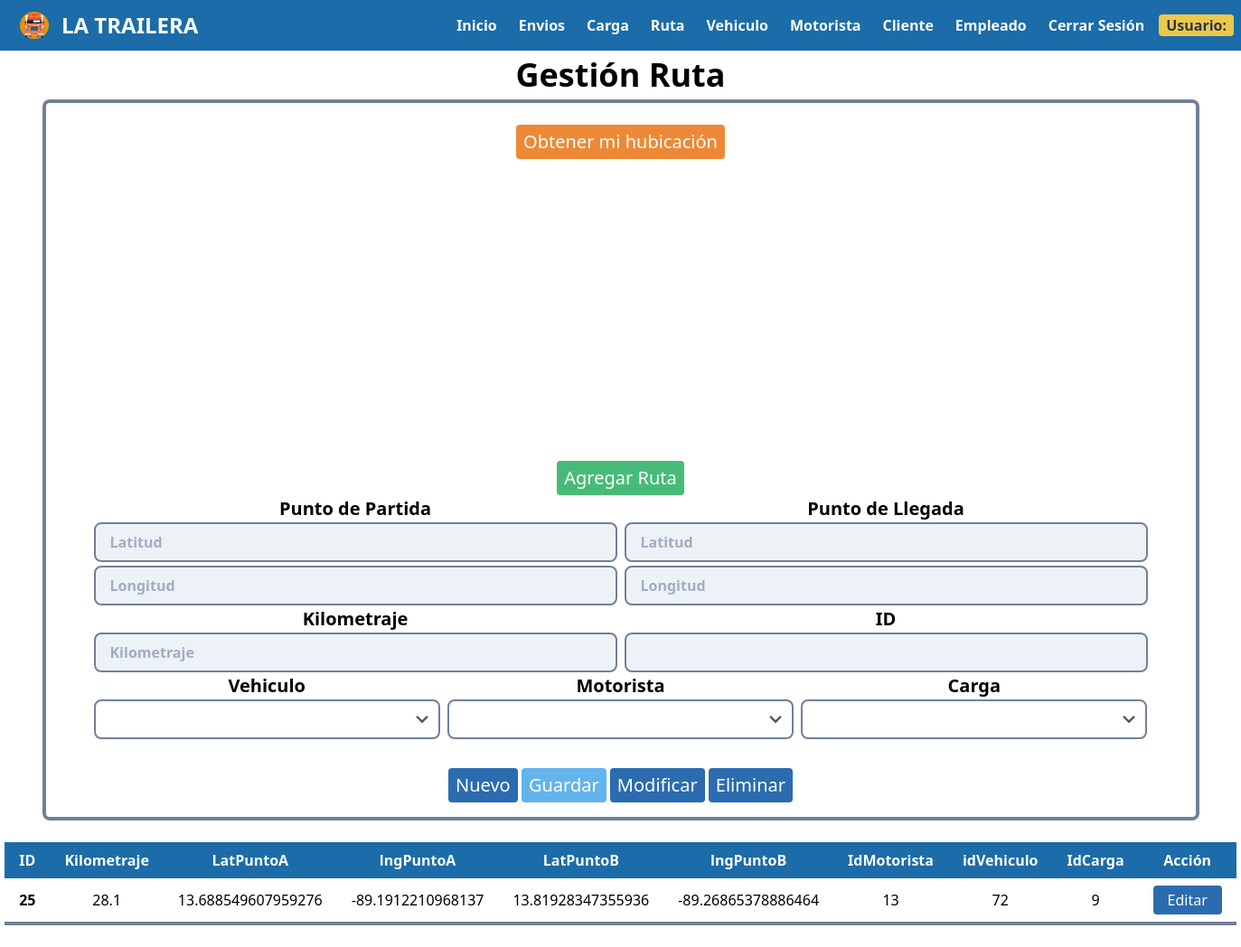
Page /controllers/controlRuta.php (signed in) on the committed database.
### tables this page shows
CREATE TABLE `ruta` (
  `idRuta` int(11) NOT NULL,
  `kilometraje` double NOT NULL,
  `latPuntoA` varchar(30) NOT NULL,
  `lngPuntoA` varchar(30) NOT NULL,
  `latPuntoB` varchar(30) NOT NULL,
  `lngPuntoB` varchar(30) NOT NULL,
  `idMotorista` int(11) NOT NULL,
  `idVehiculo` int(11) NOT NULL,
  `idCarga` int(11) NOT NULL
);

### controllers/controlRuta.php (called while the page is built, shortened)
<?php
	require '../models/rutaModel.php';
	$obRuta=new RutaModel();
	$datos=$obRuta->getRuta();
	$motor=$obRuta->getMotorista();
	$vehi=$obRuta->getVehiculo();
	$carga=$obRuta->getCarga();
	require '../views/rutaVista.php';
?>

### db/conexion.php (called while the page is built, shortened)
<?php
    class Conexion {
        function __construct() {
            $this->con=new mysqli(SERVER,USER,PASSWORD,BASE);
        }
    }
?>

### models/rutaModel.php (called while the page is built, shortened)
<?php
	require '../db/conexion.php';
	require 'ruta.php';
	require 'vehiculo.php';
	require 'carga.php';
	class RutaModel extends Conexion
	{
		function getRuta(){
			$res=$this->con->query("select * from ruta");
			$r=array();
			while($row=$res->fetch_assoc()){
				$e=new Ruta($row["idRuta"],$row["kilometraje"],$row["latPuntoA"],$row["lngPuntoA"],$row["latPuntoB"],$row["lngPuntoB"],$row["idMotorista"],$row["idVehiculo"],$row["idCarga"]);
				$r[]=$e;
			}
			return $r;
		}
		function getMotorista(){
			$res=$this->con->query("select * from motorista");
			$r=array();
			while($row=$res->fetch_assoc()){
				$r[]=$row;
		}
		return $r;
		}
		function getVehiculo(){
			$res=$this->con->query("select * from vehiculo");
			$r=array();
			while($row=$res->fetch_assoc()){
				$v=new Vehiculo($row["idVehiculo"],$row["marca"],$row["placa"],$row["modelo"],$row["tazaCombustible"],$row["capacidadCombustible"],$row["kmRecorridos"]);
				$r[]=$v;
			}
			return $r;
		}
		function getCarga(){
			$res=$this->con->query("select * from carga");
			$r=array();
			while($row=$res->fetch_assoc()){
				$c=new Carga($row["idCarga"],$row["descripcion"],$row["peso"]);
				$r[]=$c;
			}
			return $r;
		}
	}
?>

### models/vehiculo.php (called while the page is built, shortened)
<?php
	class Vehiculo
	{
		private $idVehiculo;
		function __construct($idVehiculo,$marca,$placa,$modelo,$tazaCombustible,$capacidadCombustible,$kmRecorridos)
		{
			$this->idVehiculo=$idVehiculo;
		}
		function getIdVehiculo(){
			return $this->idVehiculo;
		}
	}
?>

### models/carga.php (called while the page is built, shortened)
<?php
	class Carga
	{
		private $idCarga;
		function __construct($idCarga,$descripcion,$peso)
		{
			$this->idCarga=$idCarga;
		}
		function getIdCarga(){
			return $this->idCarga;
		}
	}
?>

### models/ruta.php (called while the page is built, shortened)
<?php
	class Ruta
	{
		private $idRuta;
		private $kilometraje;
		private $latPuntoA;
		private $lngPuntoA;
		private $latPuntoB;
		private $lngPuntoB;
		private $idMotorista;
		private $idVehiculo;
		private $idCarga;
		function __construct($idRuta,$kilometraje,$latPuntoA,$lngPuntoA,$latPuntoB,$lngPuntoB,$idMotorista, $idVehiculo, $idCarga)
		{
			$this->idRuta=$idRuta;
			$this->kilometraje=$kilometraje;
			$this->latPuntoA=$latPuntoA;
			$this->lngPuntoA=$lngPuntoA;
			$this->latPuntoB=$latPuntoB;
			$this->lngPuntoB=$lngPuntoB;
			$this->idMotorista=$idMotorista;
			$this->idVehiculo=$idVehiculo;
			$this->idCarga=$idCarga;
		}
		function getLatPuntoA(){
			return $this->latPuntoA;
		}
		function getLngPuntoA(){
			return $this->lngPuntoA;
		}
		function getLatPuntoB(){
			return $this->latPuntoB;
		}
		function getLngPuntoB(){
			return $this->lngPuntoB;
		}
		function getIdRuta(){
			return $this->idRuta;
		}
		function getKilometraje(){
			return $this->kilometraje;
		}
		function getIdMotorista(){
			return $this->idMotorista;
		}
		function getIdVehiculo(){
			return $this->idVehiculo;
		}
		function getIdCarga(){
			return $this->idCarga;
		}
	}
?>

### views/rutaVista.php (the view, shortened to what this page needs)
<!DOCTYPE html>
<html lang="es">
<head>
    <link rel="stylesheet" href="dependencias/tailwind.css">
    <link rel="stylesheet" href="css/menu.css">
</head>
<body>
    <header class="flex">
    <div class="bg md:flex md:justify-between md:px-2 md:py-1 md:items-center w-screen">
        <div class="flex items-center justify-between px-2 py-1 md:px-0 md:py-0">
            <div class="flex items-center">
                <a href="../index.php"><img class="h-12" src="img/logo/Logo-LaTrailera2.svg" alt="Logo La Trailera"></a>
            </div>
            <a href="../index.php"><h1 class="text-white text-2xl font-bold">LA TRAILERA</h1></a>
        </div>
            <div id="opciones" class="hidden px-1 pb-1 md:flex md:p-0">
            <a href="#" class="block px-2 text-white font-semibold rounded hover:text-gray-800 hover:bg-gray-200">Inicio</a>
                <a href="controlEnvio.php" class="block mt-1 px-2 text-white font-semibold rounded hover:text-gray-800 hover:bg-gray-200 md:mt-0 md:ml-2">Envios</a>
                <a href="controlCarga.php" class="block mt-1 px-2 text-white font-semibold rounded hover:text-gray-800 hover:bg-gray-200 md:mt-0 md:ml-2">Carga</a>
                <a href="controlRuta.php" class="block mt-1 px-2 text-white font-semibold rounded hover:text-gray-800 hover:bg-gray-200 md:mt-0 md:ml-2">Ruta</a>
                <a href="controlVehiculo.php" class="block mt-1 px-2 text-white font-semibold rounded hover:text-gray-800 hover:bg-gray-200 md:mt-0 md:ml-2">Vehiculo</a>
                <a href="controladorMotorista.php" class="block mt-1 px-2 text-white font-semibold rounded hover:text-gray-800 hover:bg-gray-200 md:mt-0 md:ml-2">Motorista</a>
                <a href="controlCliente.php" class="block mt-1 px-2 text-white font-semibold rounded hover:text-gray-800 hover:bg-gray-200 md:mt-0 md:ml-2">Cliente</a>
                <a href="controlEmpleado.php" class="block mt-1 px-2 text-white font-semibold rounded hover:text-gray-800 hover:bg-gray-200 md:mt-0 md:ml-2">Empleado</a>
                <a href="controlRuta.php?c=1" class="block mt-1 px-2 text-white font-semibold rounded hover:text-gray-800 hover:bg-gray-200 md:mt-0 md:ml-2">Cerrar Sesión</a>
                <div class="block mt-1 px-2 text-gray-800 bg-yellow-500 font-semibold rounded md:mt-0 md:ml-2">Usuario: <span id="userName" class="underline"></span></div>
            </div>
        </div>
    </header>
    <div class="text-center">
        <span class="font-bold text-4xl">Gestión Ruta</span>
    </div>
<center class='h-auto'>
  <section class='h-auto'>
  <div class="container h-auto">
  <div class='class="px-16 py-4 border-4 border-gray-600 rounded-lg h-auto'>
      <center id='contenedor' class='w-full'>
          <div class="w-full md:w-1/2 mb-2">
                <input type="button" value="Obtener mi hubicación" onclick="get_my_location();" class="bg-orange-500 hover:bg-blue-700 text-white text-xl mt-2 py-1 px-2 rounded">
          </div>
          <div id="map" class='w-11/12 md:w-1/2'></div>
      </center>
    <br>
    <br>
    <div class='container w-11/12'>
    <form action="#" id="f" method="POST">
     <br>
        <div class='w-full md:w-1/2'>
          <input type="button" value="Agregar Ruta" id="btnMark" onclick="initMap(); $('#my_lat').val(' ');$('#my_lng').val('');$('#your_lat').val('');$('#your_lng').val('');" class="bg-green-500 hover:bg-red-700 text-white text-xl mt-2 py-1 px-2 rounded">
        </div>
        <div class="md:flex">
          <div class="w-full md:w-1/2">
            <span class="font-bold text-xl">Punto de Partida</span><br>
            <input type="text" required placeholder="Latitud" name="my_lat"  id="my_lat" class="mb-1 bg-gray-200 focus:outline-none focus:shadow-outline border-2 border-gray-600 rounded-lg py-2 px-4 block w-full appearance-none leading-normal font-bold" readonly="true">
            <input type="text" required placeholder="Longitud" name="my_lng" id="my_lng" class="bg-gray-200 focus:outline-none focus:shadow-outline border-2 border-gray-600 rounded-lg py-2 px-4 block w-full appearance-none leading-normal font-bold" readonly>
          </div>
          <div class="w-full md:w-1/2 md:ml-2">
            <span class="font-bold text-xl">Punto de Llegada</span><br>
            <input type="text" required  class="mb-1 bg-gray-200 focus:outline-none focus:shadow-outline border-2 border-gray-600 rounded-lg py-2 px-4 block w-full appearance-none leading-normal font-bold" name="your_lat" id="your_lat" placeholder="Latitud" readonly>
            <input type="text"  class="bg-gray-200 focus:outline-none focus:shadow-outline border-2 border-gray-600 rounded-lg py-2 px-4 block w-full appearance-none leading-normal font-bold" name="your_lng" id="your_lng" placeholder="Longitud" required readonly>
          </div>
        </div>
        <div class='md:flex'>
        <div class="w-full md:w-1/2">
              <span class="font-bold text-xl">Kilometraje</span><br>
              <input type="text" class="bg-gray-200 focus:outline-none focus:shadow-outline border-2 border-gray-600 rounded-lg py-2 px-4 block w-full appearance-none leading-normal font-bold" id="kilometraje" required placeholder="Kilometraje" readonly>
          </div>
          <div class="w-full md:w-1/2 md:ml-2">
            <span class="font-bold text-xl">ID</span><br>
            <input type="text" name="idRuta" id="idRuta" class="bg-gray-200 focus:outline-none focus:shadow-outline border-2 border-gray-600 rounded-lg py-2 px-4 block w-full appearance-none leading-normal font-bold"  readonly="true">
          </div>
        </div>
        <div class="md:flex">
          <div class="w-full md:w-1/3">
            <span class="font-bold text-xl">Vehiculo</span><br>
            <div class='relative'>
            <select name="idVehiculo" id="idVehiculo" required class="bg-white focus:outline-none focus:shadow-outline border-2 border-gray-600 rounded-lg py-2 px-4 block w-full appearance-none leading-normal font-bold">
            <option></option>
              <?php
                foreach ($vehi as $v) {
                  $idVehiculo=$v->getIdVehiculo();
                  $marca=$v->getMarca();
                  echo "<option value='$idVehiculo'>$marca</option>";
                }
              ?>
            </select>
            <div class="pointer-events-none absolute inset-y-0 right-0 flex items-center px-2 text-gray-700">
                                </div>
                            </div>
          </div>
          <div class="w-full md:w-1/3 md:ml-2">
            <span class="font-bold text-xl">Motorista</span><br>
            <div class='relative'>
              <select name="idMotorista" required id="idMotorista" class="bg-white focus:outline-none focus:shadow-outline border-2 border-gray-600 rounded-lg py-2 px-4 block w-full appearance-none leading-normal font-bold">
                        <option></option>
                        <?php
                        foreach ($motor as $m) {
                           echo "<option value=".$m["idMotorista"].">".$m["nombre"]."</option>";
                        }
                         ?>
              </select>
              <div class="pointer-events-none absolute inset-y-0 right-0 flex items-center px-2 text-gray-700">
                                </div>
                            </div>
          </div>
          <div class="w-full md:w-1/3 md:ml-2">
            <span class="font-bold text-xl">Carga</span><br>
            <div class='relative'>
            <select name="idCarga" id="idCarga" required class="bg-white focus:outline-none focus:shadow-outline border-2 border-gray-600 rounded-lg py-2 px-4 block w-full appearance-none leading-normal font-bold">
                <option></option>
                        <?php
                            foreach ($carga as $c) {
                              $idCarga=$c->getIdCarga();
                              $descripcion=$c->getDescripcion();
                              echo "<option value='$idCarga'>$descripcion</option>";
                            }
                        ?>
             </select>
             <div class="pointer-events-none absolute inset-y-0 right-0 flex items-center px-2 text-gray-700">
                                </div>
                            </div>
          </div>
        </div>
            <br>
            <input type="reset"  class="bg-blue-700 hover:bg-red-800 text-white text-xl mt-2 py-1 px-2 rounded" value="Nuevo" onclick="$('#g').attr('disabled',false);desactivar()">
            <input type="submit" name="insertar" id="g" value="Guardar" class="bg-blue-400 text-white text-xl mt-2 py-1 px-2 rounded cursor-not-allowed" disabled='true'>
            <input type="submit" name="modificar" value="Modificar" class="bg-blue-700 hover:bg-red-800 text-white text-xl mt-2 py-1 px-2 rounded">
            <input type="button" id="eliminar" name="eliminar" value="Eliminar" class="bg-blue-700 hover:bg-red-800 text-white text-xl mt-2 py-1 px-2 rounded">
        </form>
        </div>
        </div>
        </div>
        <br>
                <table class="table-auto">
                    <thead>
                      <tr>
                        <th class='text-center text-white bg px-4 py-2'>ID</th>
                        <th class='text-center text-white bg px-4 py-2'>Kilometraje</th>
                        <th class='text-center text-white bg px-4 py-2'>LatPuntoA</th>
                        <th class='text-center text-white bg px-4 py-2'>lngPuntoA</th>
                        <th class='text-center text-white bg px-4 py-2'>LatPuntoB</th>
                        <th class='text-center text-white bg px-4 py-2'>lngPuntoB</th>
                        <th class='text-center text-white bg px-4 py-2'>IdMotorista</th>
                        <th class='text-center text-white bg px-4 py-2'>idVehiculo</th>
                        <th class='text-center text-white bg px-4 py-2'>IdCarga</th>
                        <th class='text-center text-white bg px-4 py-2'>Acción</th>
                      </tr>
                    </thead>
                  <tbody>
                    <?php
                        $count=1;
                        foreach ($datos as $e) {
                            $idRuta=$e->getIdRuta();
                            $kilometraje=$e->getKilometraje();
                            $latPuntoA=$e->getLatPuntoA();
                            $lngPuntoA=$e->getLngPuntoA();
                            $latPuntoB=$e->getLatPuntoB();
                            $lngPuntoB=$e->getLngPuntoB();
                            $idMotorista=$e->getIdMotorista();
                            $idVehiculo=$e->getIdVehiculo();
                            $idCarga=$e->getIdCarga();
                            $count=$count+1;
                            echo "<tr>
                                    <td class='border-b-4 border-gray-600 rounded-lg text-center font-bold px-4 py-2'>$idRuta</td>
                                    <td class='border-b-4 border-gray-600 rounded-lg text-center px-4 py-2'>$kilometraje</td>
                                    <td class='border-b-4 border-gray-600 rounded-lg text-center px-4 py-2'>$latPuntoA</td>
                                    <td class='border-b-4 border-gray-600 rounded-lg text-center px-4 py-2'>$lngPuntoA</td>
                                    <td class='border-b-4 border-gray-600 rounded-lg text-center px-4 py-2'>$latPuntoB</td>
                                    <td class='border-b-4 border-gray-600 rounded-lg text-center px-4 py-2'>$lngPuntoB</td>
                                    <td class='border-b-4 border-gray-600 rounded-lg text-center px-4 py-2'>$idMotorista</td>
                                    <td class='border-b-4 border-gray-600 rounded-lg text-center px-4 py-2'>$idVehiculo</td>
                                    <td class='border-b-4 border-gray-600 rounded-lg text-center px-4 py-2'>$idCarga</td>
                                    <td class='border-b-4 border-gray-600 rounded-lg text-center px-4 py-2'>
                                      <button class='bg-blue-700 hover:bg-red-800 text-white py-1 px-4 rounded' id='b3".$count."' onclick=$('#idRuta').val('$idRuta');$('#kilometraje').val('$kilometraje');$('#my_lat').val('$latPuntoA');$('#my_lng').val('$lngPuntoA');$('#your_lat').val('$latPuntoB');$('#your_lng').val('$lngPuntoB');$('#idMotorista').val('$idMotorista');$('#idVehiculo').val('$idVehiculo');$('#idCarga').val('$idCarga');ruta();>Editar</button>
                                    </td>
                                  </tr>";
                        }
                    ?>
                  </tbody>
                 </table>
    </section>
</center>
<br>
</body>
</html>

### rows in the picture
ruta: idRuta "25", kilometraje "28.1", latPuntoA "13.688549607959276", lngPuntoA "-89.1912210968137", latPuntoB "13.81928347355936", lngPuntoB "-89.26865378886464", idMotorista "13", idVehiculo "72", idCarga "9"
